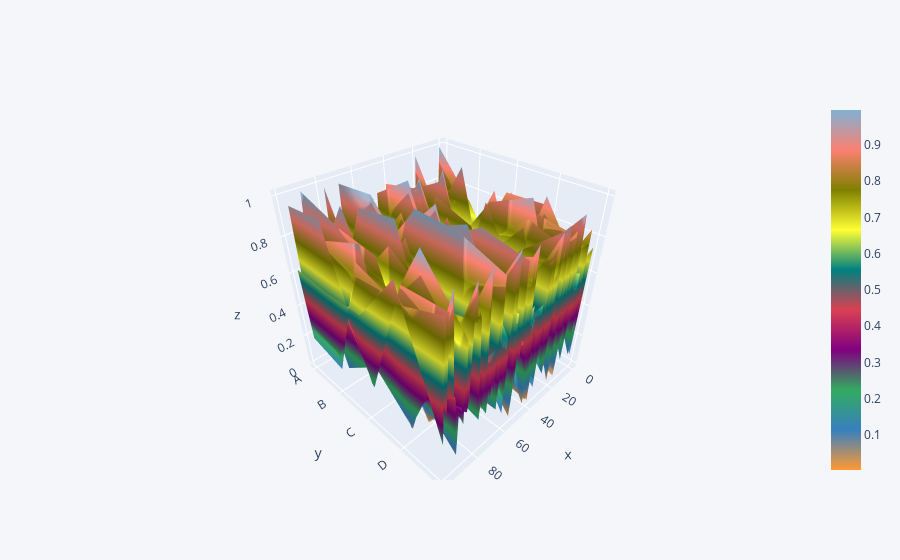

Notebook code for this chart:
### Code cell
main(cat)

### Figure 1 — Plotly figure (JSON) as saved in the notebook; plotly's stock layout.template omitted (floating-point values rounded to 4 significant figures; data arrays with more than 128 entries replaced by an {"elided": "..."} marker saying what was removed)
{"data": [{"colorscale": [[0, "rgb(255, 153, 51)"], [0.1111, "rgb(55, 128, 191)"], [0.2222, "rgb(50, 171, 96)"], [0.3333, "rgb(128, 0, 128)"], [0.4444, "rgb(219, 64, 82)"], [0.5556, "rgb(0, 128, 128)"], [0.6667, "rgb(255, 255, 51)"], [0.7778, "rgb(128, 128, 0)"], [0.8889, "rgb(251, 128, 114)"], [1, "rgb(128, 177, 211)"]], "type": "surface", "x": [0, 1, 2, 3, 4, 5, 6, 7, 8, 9, 10, 11, 12, 13, 14, 15, 16, 17, 18, 19, 20, 21, 22, 23, 24, 25, 26, 27, 28, 29, 30, 31, 32, 33, 34, 35, 36, 37, 38, 39, 40, 41, 42, 43, 44, 45, 46, 47, 48, 49, 50, 51, 52, 53, 54, 55, 56, 57, 58, 59, 60, 61, 62, 63, 64, 65, 66, 67, 68, 69, 70, 71, 72, 73, 74, 75, 76, 77, 78, 79, 80, 81, 82, 83, 84, 85, 86, 87, 88, 89, 90, 91, 92, 93, 94, 95, 96, 97, 98, 99], "y": ["A", "B", "C", "D", "E"], "z": {"elided": "5x100 float values"}}], "layout": {"legend": {"bgcolor": "#F5F6F9", "font": {"color": "#4D5663"}}, "paper_bgcolor": "#F5F6F9", "plot_bgcolor": "#F5F6F9", "title": {"font": {"color": "#4D5663"}}, "xaxis": {"gridcolor": "#E1E5ED", "showgrid": true, "tickfont": {"color": "#4D5663"}, "title": {"font": {"color": "#4D5663"}, "text": ""}, "zerolinecolor": "#E1E5ED"}, "yaxis": {"gridcolor": "#E1E5ED", "showgrid": true, "tickfont": {"color": "#4D5663"}, "title": {"font": {"color": "#4D5663"}, "text": ""}, "zerolinecolor": "#E1E5ED"}}}
